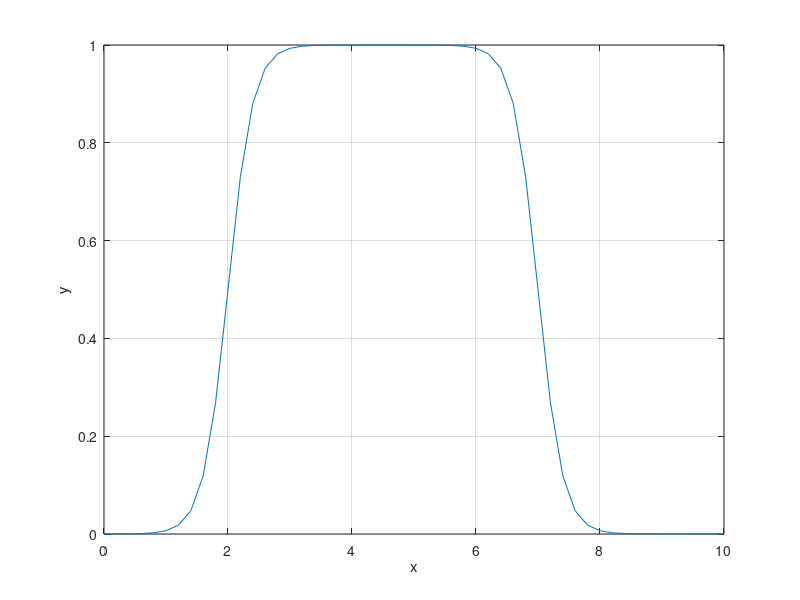

This chart was generated by the following MATLAB code:
%{
% Скрипт демонструє різницю між двома сигмоїдальними функціями належності як спосіб формування вузької області належності.
% Мета – показати, як віднімання сигмоїд із різними крутизнами створює “вікно” високої належності.
% Кроки: сформувати універсум дискурсу, обчислити дві сигмоїди, знайти їх різницю та візуалізувати результат.
%}
x = (0:0.2:10); % Формує вектор значень універсуму дискурсу від 0 до 10 з кроком 0.2
y1 = sigmf(x, [5 2]); % Обчислює сигмоїдальну функцію з крутизною 5 та центром 2
y2 = sigmf(x, [5 7]); % Обчислює сигмоїдальну функцію з такою ж крутизною, але центром 7
y3 = y1 - y2; % Визначає різницю між сигмоїдами, формуючи обмежену область належності
plot(x,y3); % Будує графік отриманої функції належності
grid; % Вмикає сітку для полегшення аналізу кривої
ylabel('y'); % Підписує вісь ординат як ступінь належності
xlabel('x') % Пояснює вісь абсцис як універсум дискурсу
